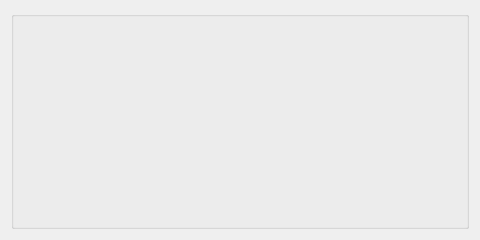
<?xml version="1.0" encoding="UTF-8"?>
<ui version="4.0">
 <class>InputNum</class>
 <widget class="QWidget" name="InputNum">
  <property name="geometry">
   <rect>
    <x>0</x>
    <y>0</y>
    <width>480</width>
    <height>240</height>
   </rect>
  </property>
  <property name="windowTitle">
   <string>Form</string>
  </property>
  <layout class="QVBoxLayout" name="verticalLayout">
   <item>
    <widget class="QGroupBox" name="BoxButton"/>
   </item>
  </layout>
 </widget>
 <resources/>
 <connections/>
</ui>
